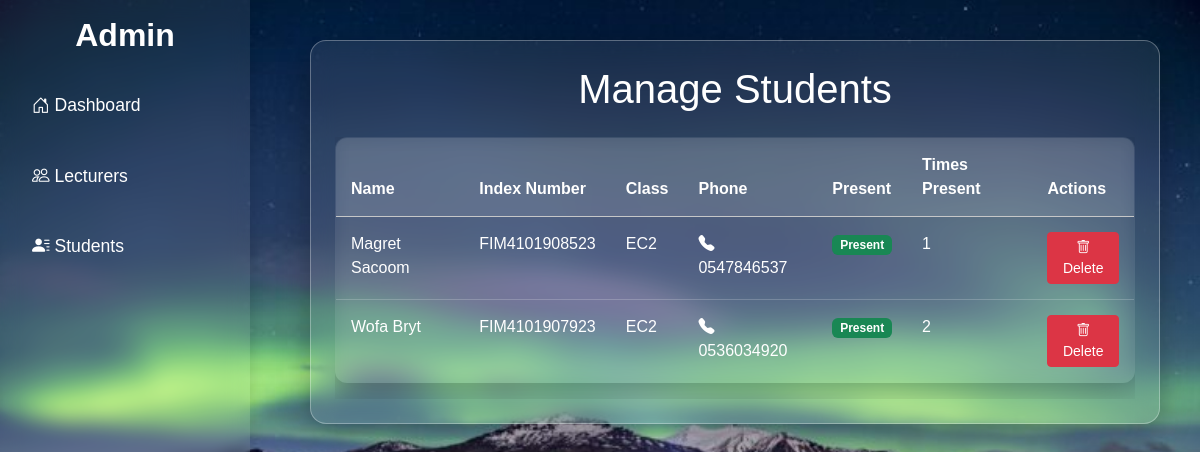
Before: /admin/students with the older database file.
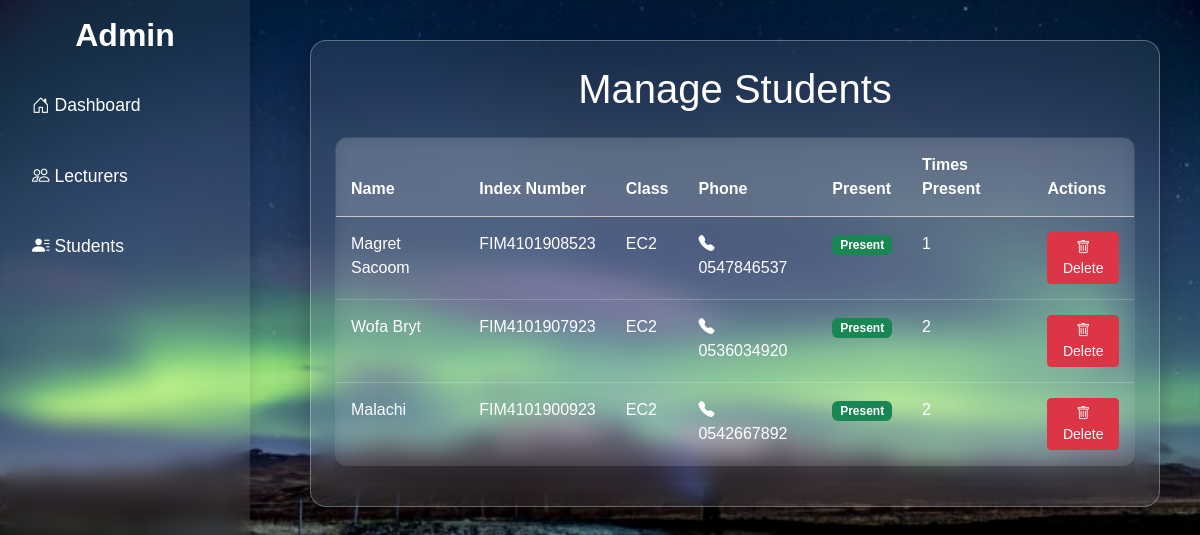
After: the same page with the newer database file.
### app/models.py (models this page shows)
class student(UserMixin, db.Model):
    id = db.Column(db.Integer, primary_key=True)
    name = db.Column(db.String(100), nullable=False)
    index_num = db.Column(db.String(20), nullable=False, unique=True)
    faculty_class = db.Column(db.String(10), nullable=False)
    phone = db.Column(db.String(20), nullable=False, unique=True)
    attend = db.Column(db.Boolean, default=False)
    times_present = db.Column(db.Integer, default=0)

### app/routes/admin/routes.py (the view)
@admin.route('/students', methods=['GET', 'POST'])
def students_view():
    try:
        users = student.query.all()
        return render_template('students_view.html', users=users)
    except Exception as e:
        flash(f'Error loading students: {e}', 'danger')
        return redirect(url_for('admin.dashboard'))

### app/templates/students_view.html (shortened to what this page needs)
{% extends 'admin_base.html' %}
{% block head %}Manage Students{% endblock %}
{% block contents %}
<div class="table-responsive">
  <table class="table table-hover glass-table text-white">
    <thead class="table-light text-dark">
      <tr>
        <th>Name</th>
        <th>Index Number</th>
        <th>Class</th>
        <th>Phone</th>
        <th>Present</th>
        <th>Times Present</th>
        <th>Actions</th>
      </tr>
    </thead>
    <tbody>
      {% for user in users %}
      <tr>
        <td>{{ user.name }}</td>
        <td>{{ user.index_num }}</td>
        <td>{{ user.faculty_class }}</td>
        <td><i class="bi bi-telephone-fill"></i> {{ user.phone }}</td>
        <td>
          {% if user.attend == True %}
            <span class="badge bg-success">Present</span>
          {% else %}
            <span class="badge bg-danger">Absent</span>
          {% endif %}
        </td>
        <td>{{ user.times_present }}</td>
        <td>
          <form method="POST" action="{{ url_for('admin.delete_student', id=user.id) }}">
            <button type="submit" class="btn btn-danger btn-sm">
              <i class="bi bi-trash"></i> Delete
            </button>
          </form>
        </td>
      </tr>
      {% endfor %}
    </tbody>
  </table>
</div>
{% endblock %}

### app/templates/admin_base.html (shortened to what this page needs)
<!DOCTYPE html>
<html lang="en">
<head>
  <link href="https://cdn.jsdelivr.net/npm/bootstrap@5.3.2/dist/css/bootstrap.min.css" rel="stylesheet">
  <link href="https://cdn.jsdelivr.net/npm/bootstrap-icons@1.10.5/font/bootstrap-icons.css" rel="stylesheet">
  <link rel="stylesheet" href="{{ url_for('static', filename='styles.css') }}">
</head>
<body>
<div class="d-flex">
  <div class="sidebar p-3">
    <h2 class="text-center">Admin</h2>
    <ul class="nav flex-column">
      <li class="nav-item mb-2">
        <a class="nav-link" href="{{ url_for('admin.dashboard') }}"><i class="bi bi-house-door"></i> Dashboard</a>
      </li>
      <li class="nav-item mb-2">
        <a class="nav-link" href="{{ url_for('admin.view_lecturers') }}"><i class="bi bi-people"></i> Lecturers</a>
      </li>
      <li class="nav-item mb-2">
        <a class="nav-link" href="{{ url_for('admin.students_view') }}"><i class="bi bi-person-lines-fill"></i> Students</a>
      </li>
    </ul>
  </div>
  <div class="content flex-grow-1">
    <div class="glass-card p-4">
      <h1 class="text-center mb-4">{% block head %}{% endblock %}</h1>
      {% block contents %}{% endblock %}
    </div>
  </div>
</div>
</body>
</html>

### app/static/styles.css (style rules this page uses)
body { background: url('jonatan-pie-kem3xr844k4.jpg') center center fixed; background-size: cover; min-height: 100vh; overflow-x: hidden; color: white; font-family: 'Poppins', sans-serif; }
.sidebar { height: 100vh; width: 250px; position: fixed; top: 0; left: 0; background: rgba(255, 255, 255, 0.08); backdrop-filter: blur(10px); -webkit-backdrop-filter: blur(10px); padding: 20px; box-shadow: 2px 0 12px rgba(0,0,0,0.1); }
.sidebar h2 { color: white; font-weight: bold; margin-bottom: 30px; }
.sidebar a { display: block; color: white; text-decoration: none; margin-bottom: 20px; font-size: 1.1rem; }
.content { margin-left: 270px; padding: 40px; }
.glass-card { background: rgba(255, 255, 255, 0.08); backdrop-filter: blur(12px); -webkit-backdrop-filter: blur(12px); border: 1px solid rgba(255, 255, 255, 0.3); border-radius: 1rem; padding: 20px; width: 100%; max-width: 1200px; margin: auto; box-shadow: 0 8px 32px rgba(0,0,0,0.3); }
.glass-table { width: 100%; background: rgba(255, 255, 255, 0.05); backdrop-filter: blur(8px); -webkit-backdrop-filter: blur(8px); border: 1px solid rgba(255, 255, 255, 0.2); border-radius: 0.75rem; overflow: hidden; color: white; box-shadow: 0 8px 32px rgba(0,0,0,0.2); }
.glass-table th, .glass-table td { padding: 15px; text-align: left; color: white; background: transparent; }
.glass-table thead { background: rgba(255, 255, 255, 0.1); }

Changed rows visible on the page:
added student: name "Malachi", index_num "FIM4101900923", faculty_class "EC2", phone "0542667892", attend "Present", times_present "2"
